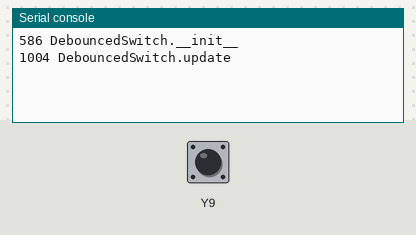
Simulated run of this program. Board: pyboard running MicroPython. On the bench: the last lines printed to the serial console. Inputs (shaded band) come from the test bench; at power-on: Y9 HIGH.

Above: at 1.2 s.
1.3 s: Y9 pulled LOW for 0.15 s
At 1.8 s:
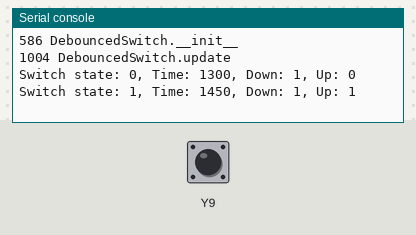
2.9 s: Y9 pulled LOW for 1 s
At 4.3 s:
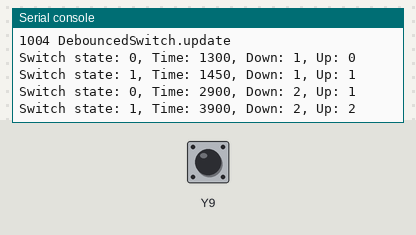
5.4 s: Y9 pulled LOW for 0.15 s
At 6.1 s:
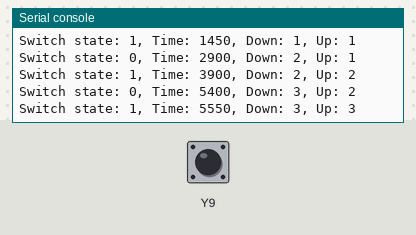
Timing chart, 0 to 8.4 s (numbered marks = the images above; inputs shaded):
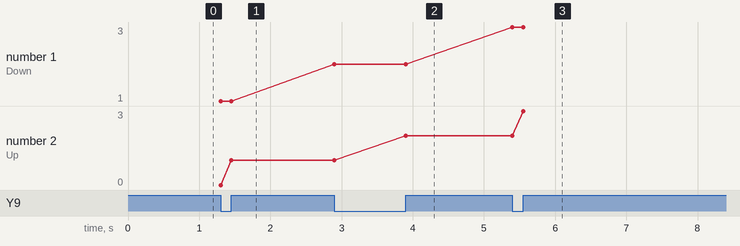

The program:

switch.py
```python
from pyb import Pin
import uasyncio as asyncio
from utime import ticks_ms, ticks_diff, ticks_us

class DebouncedSwitch:
    """
    Class for a debounced switch.
    This class manages a switch input with software debouncing and callback functions.
    """
    def __init__(self, pin="Y9", debounce_ms=20, debug=False):
        """
        Initializes the DebouncedSwitch with a specified pin and debounce time.

        Args:
            pin (str): The pin the switch is connected to. Defaults to "Y9".
            debounce_ms (int): The debounce time in milliseconds. Defaults to 20.
            debug (bool): If True, debug information is printed. Defaults to False.
        """
        self._debug = debug
        if self._debug: print(f'{ticks_us()} DebouncedSwitch.__init__')

        self._switch = Pin(pin, mode=Pin.IN, pull=Pin.PULL_UP)
        self._debounce_ms = debounce_ms
        self._down_cnt = 0
        self._up_cnt = 0
        self._open_close_cb = None

    async def update(self):
        """
        Updates the switch state and counters, and calls the callback function when a change is detected.
        """
        if self._debug: print(f'{ticks_us()} DebouncedSwitch.update')

        now_state = 1
        then_state = 1
        debounced = True
        triggered_ms = 0

        while True:
            now_state = self._switch.value()
            if now_state != then_state:
                if debounced:
                    triggered_ms = ticks_ms()
                    if now_state == 1:
                        self._up_cnt += 1
                    else:
                        self._down_cnt += 1
                    if self._open_close_cb:
                        self._open_close_cb(now_state, triggered_ms, self._down_cnt, self._up_cnt)
                    debounced = False
                    then_state = now_state
            if not debounced and ticks_diff(ticks_ms(), triggered_ms) > self._debounce_ms:
                debounced = True
            await asyncio.sleep(0)

    def set_open_closed_callback(self, cb):
        """
        Sets the callback function that is called when a switch state change is detected.

        Args:
            cb (function): The callback function. It should accept four parameters: the switch state,
            the time of the state change, the down counter, and the up counter.
        """
        if self._debug: print(f'{ticks_us()} DebouncedSwitch.set_open_closed_callback')

        self._open_close_cb = cb

    def reset_counters(self):
        """
        Resets the down and up counters to zero.
        """
        if self._debug: print(f'{ticks_us()} DebouncedSwitch.reset_counters')

        self._down_cnt = 0
        self._up_cnt = 0

if __name__ == "__main__":
    switch = DebouncedSwitch(debounce_ms=20, debug=True)
    switch._open_close_cb = lambda a, b, c, d: print(f"Switch state: {a}, Time: {b}, Down: {c}, Up: {d}")
    asyncio.run(switch.update())
```

Measured:
- after the input at 1.3 s, the serial console: prints a new line at once (image 1)
- after the input at 2.9 s, the serial console: prints a new line at once (image 2)
- after the input at 5.4 s, the serial console: prints a new line at once (image 3)
- plotted number 1: 1 → 2 after the input at 2.9 s, 2 → 3 after the input at 5.4 s
- plotted number 2: 1 → 2 after the input at 2.9 s, 2 → 3 after the input at 5.4 s
